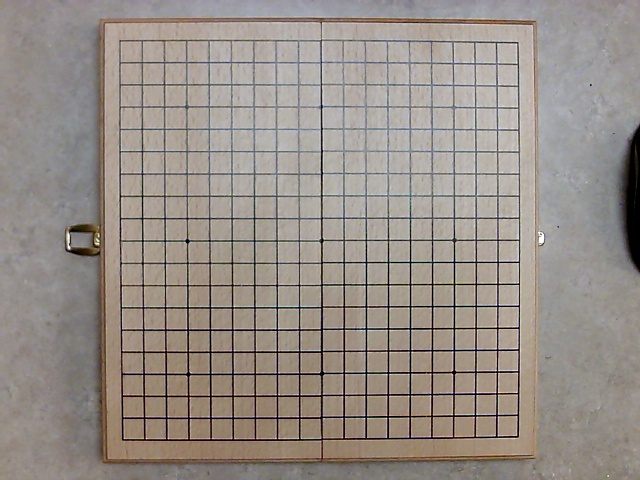
//> input picture GoImage/emptyboard5.jpg, 640 x 480 px
$ ./Source   (built with g++ and OpenCV 4)
//> lines starting //> are read from the running program, lines starting //| are printed output that depends on the picture; after the words box and inside, x2 and y2 are one past the last pixel; in counts of white or black regions, pixels touching at a corner belong together
### GoImage/Tile.h
#pragma once

#ifndef TILE_H
#define TILE_H

class EnclosedArea;
enum class TileType
{
	Empty,
	WhiteStone,
	BlackStone,
	NorthWall,
	EastWall,
	SouthWall,
	WestWall
};

class Tile
{
public:
	Tile(int x, int y);
	~Tile();

	TileType getContents();
	void setContents(TileType newContents);

	int getX();
	int getY();

	EnclosedArea* getArea();
	void setArea(EnclosedArea* e);

	static TileType getOppositeColourStone(TileType stone);

private:
	TileType contents;
	const int xPos;
	const int yPos;
	EnclosedArea* myArea = nullptr;
};

#endif

### GoImage/EnclosedArea.h
#pragma once
#include "Tile.h"
#include<vector>
#include<queue>

#ifndef ENCLOSEDAREA_H
#define ENCLOSEDAREA_H

class EnclosedArea
{
public:
	EnclosedArea(TileType enclosedBy);
	~EnclosedArea();
	void assignToArea(Tile* t);
	static EnclosedArea* doFloodFill(Tile* t, TileType enclosedBy, std::vector<std::vector<Tile*>> tiles);
	int getNumTilesEnclosed();
	void setEncounteredWall(TileType wall);
	TileType getEnclosingType();
	std::vector<Tile*> getTilesEnclosed();
private:
	std::vector<Tile*> includedTiles = std::vector<Tile*>();
	std::vector<TileType> encounteredWalls = std::vector<TileType>();
	TileType enclosedBy; //Either a stone colour, or Empty.
	void removeTileFromArea(Tile* t);
};

#endif

### GoImage/GoBoard.h

#pragma once
#include<vector>
#include<iostream>
#include "EnclosedArea.h"

#ifndef GOBOARD_H
#define GOBOARD_H

struct scoreStruct
{
	int whiteScore;
	int blackScore;
	int whiteTotalArea;
	int blackTotalArea;
};

class GoBoard
{
public:
	GoBoard();
	~GoBoard();

	Tile* getTileAt(int x, int y);
	Tile** getTileNeighbours(int x, int y);

	void placeStone(TileType stone, int x, int y);

	void findEnclosedAreas();
	std::vector<EnclosedArea*> getAreas();

	scoreStruct calculateScores();
private:

	std::vector<std::vector<Tile*>> tiles;
	std::vector<EnclosedArea*> areas = std::vector<EnclosedArea*>();

	void findAreasEnclosedBy(TileType stone);
	void removeOutsideAreas();
	static bool isSuitableForFloodFill(Tile* t, TileType stone);
};

#endif

### GoImage/Tile.cpp
#include "Tile.h"

Tile::Tile(int x, int y)
	: xPos(x), yPos(y), contents(TileType::Empty)
{
}

Tile::~Tile()
{
}

TileType Tile::getContents()
{
	return contents;
}

void Tile::setContents(TileType newContents)
{
	contents = newContents;
}

int Tile::getX()
{
	return xPos;
}

int Tile::getY()
{
	return yPos;
}

EnclosedArea * Tile::getArea()
{
	return myArea;
}

void Tile::setArea(EnclosedArea * e)
{
	myArea = e;
}

TileType Tile::getOppositeColourStone(TileType stone)
{
	if (stone == TileType::BlackStone)
	{
		return TileType::WhiteStone;
	}
	else if (stone == TileType::WhiteStone)
	{
		return TileType::BlackStone;
	}
	else
	{
		return TileType::Empty;
	}
}

### GoImage/EnclosedArea.cpp
#include "EnclosedArea.h"
#include<iostream>
#include<unordered_set>

EnclosedArea::EnclosedArea(TileType enclosedBy)
	: enclosedBy(enclosedBy)
{
}


EnclosedArea::~EnclosedArea()
{
	for (Tile* t : includedTiles)
	{
		t->setArea(nullptr);
	}
}

void EnclosedArea::assignToArea(Tile* t)
{
	if(std::find(includedTiles.begin(), includedTiles.end(), t) != includedTiles.end())
	{
		return; //this tile is already in this room.
	}
	includedTiles.push_back(t);
	return;
}


EnclosedArea* EnclosedArea::doFloodFill(Tile* t, TileType enclosedBy, std::vector<std::vector<Tile*>> tiles)
{
	EnclosedArea* resultArea = new EnclosedArea(enclosedBy);
	std::queue<Tile*> tilesToEvaluate = std::queue<Tile*>(); //A queue for to hold tiles that may be put in the area.
	std::unordered_set<Tile*> tilesEncountered = std::unordered_set<Tile*>(); //A set to hold tiles that are already in the queue.
	tilesToEvaluate.push(t);                                                  //I need this because you can't search within a queue.
	tilesEncountered.insert(t);
	while(!tilesToEvaluate.empty())
	{
		Tile* tile = tilesToEvaluate.front();
		tilesToEvaluate.pop();

		if (tile->getContents() != Tile::getOppositeColourStone(enclosedBy))
		{ //The tile can't be in an area if it's got a stone on it.
		  //We already checked before enqueueing the tile that it doesn't have the enclosing stone there, so now ensure the opposite one isn't.
			resultArea->assignToArea(tile);
		}
		int x = tile->getX();
		int y = tile->getY();
		Tile* neighbours[4];
		neighbours[0] = tiles[x][y + 1];
		neighbours[1] = tiles[x][y - 1];
		neighbours[2] = tiles[x + 1][y];
		neighbours[3] = tiles[x - 1][y];
		for (int i = 0; i < 4; i++)
		{
			Tile* neighbour = neighbours[i];
			TileType nTT = neighbour->getContents();
			if (nTT == enclosedBy)
			{ //The neighbour is another stone.
				continue;
			}
			if (nTT != TileType::Empty && nTT != Tile::getOppositeColourStone(enclosedBy))
			{//we've run into a wall, and we know from the previous check the tile isn't a stone.
				resultArea->setEncounteredWall(neighbour->getContents());
				continue;
			}
			if (neighbour->getArea() != nullptr && neighbour->getArea()->getEnclosingType() == enclosedBy)
			{ //The neighbour is already in a different room, so we don't need to evaluate it.
				continue;
			}
			if (std::find(resultArea->includedTiles.begin(), resultArea->includedTiles.end(), neighbour) != resultArea->includedTiles.end())
			{ //The neighbour is already in this room, so we don't need to evaluate it.
				continue;
			}
			if (tilesEncountered.find(neighbour) != tilesEncountered.end())
			{ //The neighbour is already in the queue.
				continue;
			}
			tilesToEvaluate.push(neighbour);
			tilesEncountered.insert(neighbour);
		}
	}
	std::vector<Tile*> tilesToRemove = std::vector<Tile*>();
	for (Tile* tile : resultArea->includedTiles)
	{
		if (tile->getArea() == nullptr)
		{
			tile->setArea(resultArea);
		}
		else if(tile->getArea()->getNumTilesEnclosed() > resultArea->getNumTilesEnclosed())
		{
			tile->getArea()->removeTileFromArea(tile);
			tile->setArea(resultArea);
		}
		else
		{
			tilesToRemove.push_back(tile);
		}
	}
	for (Tile* tile : tilesToRemove)
	{
		resultArea->removeTileFromArea(tile);
	}
	if (resultArea->encounteredWalls.size() >= 3)
	{
		resultArea->enclosedBy = TileType::Empty; //The area does not belong to either colour.
	}
	if (resultArea->getNumTilesEnclosed() == 0)
	{
		resultArea = nullptr;
	}
	return resultArea;
}

int EnclosedArea::getNumTilesEnclosed()
{
	return static_cast<int>(includedTiles.size());
}

void EnclosedArea::setEncounteredWall(TileType wall)
{
	if (wall == TileType::Empty || wall == TileType::WhiteStone || wall == TileType::BlackStone)
	{ //only recognize walls, not stones or empty tiles.
		return;
	}
	if (std::find(encounteredWalls.begin(), encounteredWalls.end(), wall) == encounteredWalls.end())
	{ //we have not yet encountered a particular wall, so add it to the walls encountered.
		encounteredWalls.push_back(wall);
	}
	return;
}

TileType EnclosedArea::getEnclosingType()
{
	return enclosedBy;
}

// [4 lines left out: function getTilesEnclosed, not called in this run]

void EnclosedArea::removeTileFromArea(Tile * t)
{
	auto pos = std::find(includedTiles.begin(), includedTiles.end(), t);
	includedTiles.erase(pos);
}

### GoImage/GoBoard.cpp
#include "GoBoard.h"

GoBoard::GoBoard()
{
	tiles = std::vector<std::vector<Tile*>>();
	for (size_t i = 0; i < 21; i++)
	{
		std::vector<Tile*> rowVector = std::vector<Tile*>();
		for (size_t j = 0; j < 21; j++)
		{
			Tile* t = new Tile(static_cast<int>(i), static_cast<int>(j));
			if (i == 0)
			{
				t->setContents(TileType::WestWall);
			}
			else if (i == 20)
			{
				t->setContents(TileType::EastWall);
			}
			else if (j == 0)
			{
				t->setContents(TileType::NorthWall);
			}
			else if (j == 20)
			{
				t->setContents(TileType::SouthWall);
			}
			rowVector.push_back(t);
		}
		tiles.push_back(rowVector);
	}
}


GoBoard::~GoBoard()
{
}

Tile* GoBoard::getTileAt(int x, int y)
{
	if (x > 20 || y > 20)
	{
		return nullptr;
	}
	else
	{
		return tiles[x][y];

	}
}

void GoBoard::placeStone(TileType stone, int x, int y)
{
	if (stone != TileType::BlackStone && stone != TileType::WhiteStone)
	{
		std::cout << "Warning: attempted to place stone of invalid type" << "\n";
		return;
	}
	if (x <= 0 || x > 19 || y <= 0 || y > 19) //only allow stone placement within the bounds of the board.
	{
		std::cout << "Warning: attempted to place stone outside of the board at x = " << x << ", y = " << y << "\n";
		return;
	}
	Tile* t = tiles[x][y];
	if (t->getContents() != TileType::Empty)
	{
		std::cout << "Warning: attempted to place stone on top of an already existing stone at x = " << x << ", y = " << y << "\n";
		return;
	}
	else
	{
		t->setContents(stone);
		return;
	}
}

// [14 lines left out: functions getTileNeighbours, getAreas, not called in this run]

scoreStruct GoBoard::calculateScores()
{
	if (areas.size() == 0)
	{ //the areas have not yet been found
		findEnclosedAreas();
	}
	int whiteNum = 0;
	int blackNum = 0;
	int whiteArea = 0;
	int blackArea = 0;
	for (std::vector<Tile*> yVector : tiles)
	{
		for (Tile* tile : yVector)
		{
			TileType tc = tile->getContents();
			if (tc == TileType::WhiteStone)
			{
				whiteNum++;
			}
			else if (tc == TileType::BlackStone)
			{
				blackNum++;
			}
		}
	}
	for (EnclosedArea* a : areas)
	{
		if (a->getEnclosingType() == TileType::WhiteStone)
		{
			whiteArea += a->getNumTilesEnclosed();
		}
		if (a->getEnclosingType() == TileType::BlackStone)
		{
			blackArea += a->getNumTilesEnclosed();
		}
	}
	return { whiteNum + whiteArea, blackNum + blackArea, whiteArea, blackArea };
}

void GoBoard::findEnclosedAreas()
{
	findAreasEnclosedBy(TileType::WhiteStone);
	removeOutsideAreas();
	findAreasEnclosedBy(TileType::BlackStone);
}

void GoBoard::findAreasEnclosedBy(TileType stone)
{
	for (std::vector<Tile*> yVector : tiles)
	{
		for (Tile* tile : yVector)
		{
			if (tile->getContents() != stone)
			{
				continue;
			}
			Tile* north = getTileAt(tile->getX(), tile->getY() + 1);
			Tile* south = getTileAt(tile->getX(), tile->getY() - 1);
			Tile* east = getTileAt(tile->getX() + 1, tile->getY());
			Tile* west = getTileAt(tile->getX() - 1, tile->getY());
			if (isSuitableForFloodFill(north, stone))
			{
				EnclosedArea* newArea = EnclosedArea::doFloodFill(north, stone, tiles);
				if (newArea != nullptr)
				{
					areas.push_back(newArea);
				}
			}
			if (isSuitableForFloodFill(south, stone))
			{
				EnclosedArea* newArea = EnclosedArea::doFloodFill(south, stone, tiles);
				if (newArea != nullptr)
				{
					areas.push_back(newArea);
				}
			}
			if (isSuitableForFloodFill(east, stone))
			{
				EnclosedArea* newArea = EnclosedArea::doFloodFill(east, stone, tiles);
				if (newArea != nullptr)
				{
					areas.push_back(newArea);
				}
			}
			if (isSuitableForFloodFill(west, stone))
			{
				EnclosedArea* newArea = EnclosedArea::doFloodFill(west, stone, tiles);
				if (newArea != nullptr)
				{
					areas.push_back(newArea);
				}
			}
		}
	}
}

void GoBoard::removeOutsideAreas()
{
	std::vector<EnclosedArea*> ousideAreas = std::vector<EnclosedArea*>();
	for (EnclosedArea* e : areas)
	{
		if (e->getEnclosingType() == TileType::Empty)
		{
			ousideAreas.push_back(e);
		}
	}
	for (EnclosedArea* e : ousideAreas)
	{
		auto pos = std::find(areas.begin(), areas.end(), e);
		areas.erase(pos);
		delete e;
	}
}

bool GoBoard::isSuitableForFloodFill(Tile * t, TileType stone)
{
	return (t->getArea() == nullptr || t->getArea()->getEnclosingType() == Tile::getOppositeColourStone(stone))
		&& (t->getContents() == TileType::Empty || t->getContents() == Tile::getOppositeColourStone(stone));
}

### GoImage/Source.cpp
#include <opencv2/opencv.hpp>
#include <opencv2/highgui/highgui.hpp>

#include "GoBoard.h"
#include <iostream>

using namespace cv;
using namespace std;

struct gridTile
{
	Point ip;
	TileType stone;
};

int main()
{
	Mat bgframe;
	Mat frame;
	vector<double> ip_x;
	vector<double> ip_y;
	VideoCapture cap;
	// open the default camera, use something different from 0 otherwise;
	// Check VideoCapture documentation.
	if (!cap.open(0))
		return 0;
	for (;;)
	{
		ip_x.clear();
		ip_y.clear();
		//cap >> bgframe;
		bgframe = imread("emptyboard5.jpg");
//> bgframe is the input picture: 480 rows x 640 cols, CV_8UC3; mean B, G, R 136.4, 142.9, 151.3
		if (bgframe.empty()) break; // end of video stream
		//imwrite("emptyboard2.jpg", frame);

		frame = bgframe.clone();
		Mat src = frame.clone();
		Mat dst;// , cdst;
		cvtColor(src, dst, CV_RGB2GRAY);
		Canny(dst, dst, 100, 200, 3);
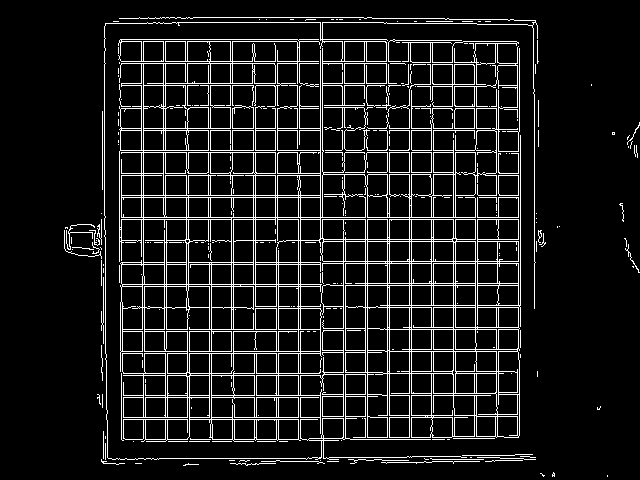
//> dst: 480 rows x 640 cols, CV_8UC1; 10% white in thin lines or dots, all inside (x1, y1, x2, y2) = (64, 17, 640, 477)
		//adaptiveThreshold(src, dst, 255, ADAPTIVE_THRESH_GAUSSIAN_C, CV_THRESH_BINARY, 15, 11);
		imshow("edge", dst);
		//cvtColor(dst, cdst, CV_GRAY2BGR);

		//display crosshair for placement assistance
		line(frame, Point(frame.cols / 2 + 20, frame.rows / 2), Point(frame.cols / 2 - 20, frame.rows / 2), Scalar(0, 0, 255));
//> frame: 480 rows x 640 cols, CV_8UC3; 41 pixels changed, all inside (x1, y1, x2, y2) = (300, 240, 341, 241)
		line(frame, Point(frame.cols / 2, frame.rows / 2 + 20), Point(frame.cols / 2, frame.rows / 2 - 20), Scalar(0, 0, 255));
//> frame: 480 rows x 640 cols, CV_8UC3; mean B, G, R 136.4, 142.9, 151.3

		vector<Vec2f> lines;
		// detect lines
		HoughLines(dst, lines, 1, CV_PI / 180, 180, 0, 0);
//> lines = 103 lines (rho, theta), first 12: [217, 1.57], [219, 1.57], [320, 0], [152, 1.57], [150, 1.57], [411, 0], [409, 0], [128, 1.57], [130, 1.57], [329, 1.57], [351, 1.57], [322, 0]

		Point pt1, pt2;
		vector<double> p_x, p_y;
		// draw lines
		for (size_t i = 0; i < lines.size(); i++)
		{
			float rho = lines[i][0], theta = lines[i][1];
			if (theta == 0)
			{
				double a = cos(theta), b = sin(theta);
				double x0 = a*rho, y0 = b*rho;
				p_x.push_back(x0);
			}
			if (theta > CV_PI / 180 * 85 && theta < CV_PI / 180 * 95)
			{
				double a = cos(theta), b = sin(theta);
				double x0 = a*rho, y0 = b*rho;
				p_y.push_back(y0);
			}
		}
//> this loop made 103 passes
//> (rho, theta, a, b, x0, y0) on passes 1 to 8: (217, 1.57, -4.37e-08, 1, -9.49e-06, 217), (219, 1.57, -4.37e-08, 1, -9.57e-06, 219), (320, 0, 1, 0, 320, 0), (152, 1.57, -4.37e-08, 1, -6.64e-06, 152), (150, 1.57, -4.37e-08, 1, -6.56e-06, 150), (411, 0, 1, 0, 411, 0), (409, 0, 1, 0, 409, 0), (128, 1.57, -4.37e-08, 1, -5.6e-06, 128)

		sort(p_x.begin(), p_x.end());
//> p_x = 38 values from 104 to 534
		double previous_x = 0;
		for (int i = 0; i < p_x.size(); i++)
		{
			if ((p_x[i] - previous_x) > 10)
			{
				Point pt1, pt2;
				pt1.x = p_x[i];
				pt1.y = 1000;
				pt2.x = p_x[i];
				pt2.y = -1000;
				//line(cdst, pt1, pt2, Scalar(0, 0, 255), 1, CV_AA);
				ip_x.push_back(p_x[i]);
			}
			previous_x = p_x[i];
		}
//> this loop made 38 passes
//> previous_x on passes 1 to 8: 104, 121, 141, 143, 163, 165, 187, 208

		while (ip_x.size() > 19)
		{
			if (abs(ip_x[0] - src.cols / 2) > abs(ip_x[ip_x.size() - 1] - src.cols / 2))
			{
				ip_x.erase(ip_x.begin());
			}
			else
			{
				ip_x.pop_back();
			}
		}
//> this loop made 2 passes

		for (int i = 0; i < ip_x.size(); i++)
		{
			Point pt1, pt2;
			pt1.x = ip_x[i];
			pt1.y = 1000;
			pt2.x = ip_x[i];
			pt2.y = -1000;
			line(frame, pt1, pt2, Scalar(0, 255, 0), 1, CV_AA);
		}
//> this loop made 19 passes
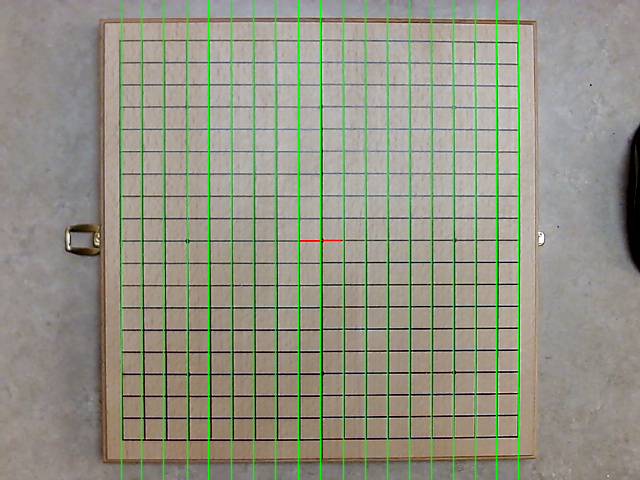
//> frame: 480 rows x 640 cols, CV_8UC3; mean B, G, R 131.7, 148.2, 146.1

		sort(p_y.begin(), p_y.end());
//> p_y = 56 values from 17 to 462.9
		double previous_y = 0;
		for (int i = 0; i < p_y.size(); i++)
		{
			cout << "py= " << p_y[i] << endl;
			if ((p_y[i] - previous_y) > 10)
			{
				cout << "py_i= " << p_y[i] << endl;
				Point pt1, pt2;
				pt1.x = -1000;
				pt1.y = p_y[i];
				pt2.x = 1000;
				pt2.y = p_y[i];
				//line(cdst, pt1, pt2, Scalar(0, 0, 255), 1, CV_AA);
				ip_y.push_back(p_y[i]);
			}
			previous_y = p_y[i];
		}
//> this loop made 56 passes
//> previous_y on passes 1 to 8: 17, 22, 39, 41, 61, 63, 83, 85
//> (printed output is left out)

		while (ip_y.size() > 19)
		{
			if (abs(ip_y[0] - src.rows / 2) > abs(ip_y[ip_y.size() - 1] - src.rows / 2))
			{
				ip_y.erase(ip_y.begin());
			}
			else
			{
				ip_y.pop_back();
			}
		}
		for (int i = 0; i < ip_y.size(); i++)
		{
			cout << ip_y[i] << endl;
			Point pt1, pt2;
			pt1.x = -1000;
			pt1.y = ip_y[i];
			pt2.x = 1000;
			pt2.y = ip_y[i];
			line(frame, pt1, pt2, Scalar(0, 255, 0), 1, CV_AA);
		}
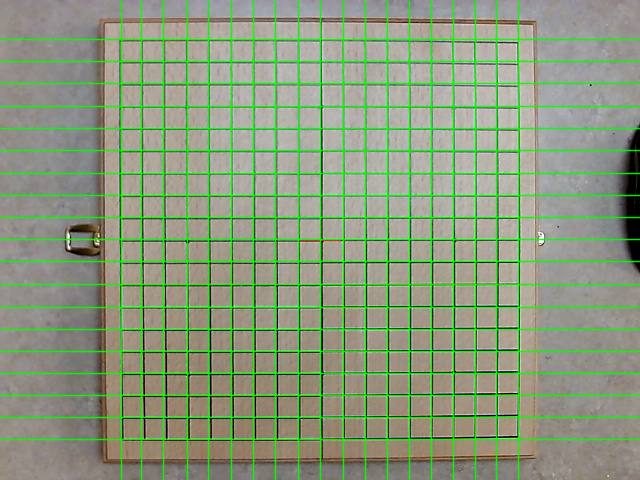
//> frame: 480 rows x 640 cols, CV_8UC3; 11.88% of pixels changed, all inside (x1, y1, x2, y2) = (0, 38, 640, 441)

		imshow("this is you, smile! :)", frame);
		if (waitKey(10) == 27) break; // stop capturing by pressing ESC
//> the Esc key is pressed
	}
	// [5 lines of commented-out code are left out]

	Mat finishedFrame;
	for (;;)
	{
		cap >> finishedFrame;
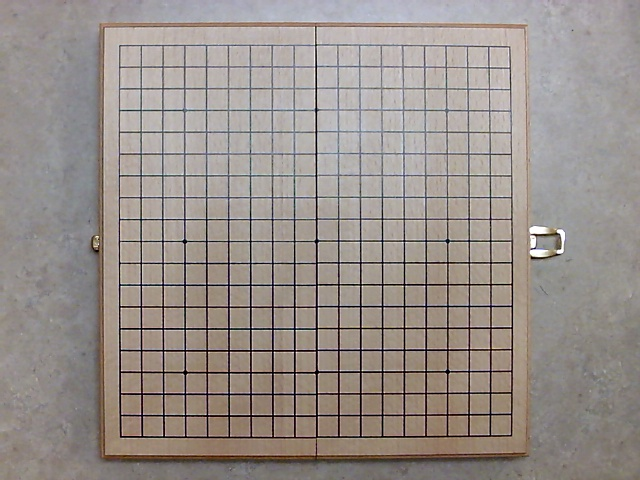
//> input picture GoImage/emptyboard.jpg, 640 x 480 px, given in place of the camera
//> finishedFrame is the input picture: 480 rows x 640 cols, CV_8UC3; mean B, G, R 139.5, 144.3, 152.4
		if (finishedFrame.empty()) break; // end of video stream
								  //imwrite("emptyboard2.jpg", frame);

		Mat temp = finishedFrame.clone();
		addWeighted(temp, 0.5, bgframe, 0.5, 0, temp);
		imshow("this is you, smile! :)", temp);
		if (waitKey(10) == 27) break; // stop capturing by pressing ESC
//> the Esc key is pressed
	}

	finishedFrame = imread("stones3.jpg");
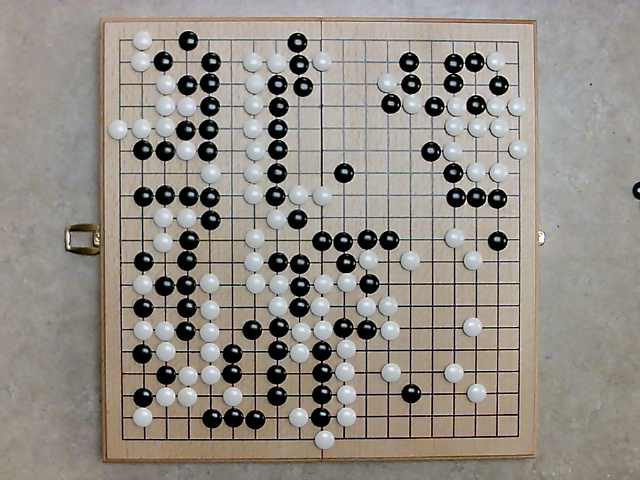
//> input picture GoImage/stones3.jpg, 640 x 480 px
//> finishedFrame is the input picture: 480 rows x 640 cols, CV_8UC3; mean B, G, R 134.5, 142.3, 148
	//imwrite("stones5.bmp", finishedFrame);

	// Global variables
	Mat frame1, frame2; //current frame
	Mat fgMaskMOG2; //fg mask fg mask generated by MOG method
	Ptr<BackgroundSubtractor> pMOG2; //MOG2 Background subtractor

	pMOG2 = createBackgroundSubtractorMOG2();

	frame1 = bgframe.clone();
	cvtColor(frame1, frame1, CV_BGR2GRAY);
	GaussianBlur(frame1, frame1, Size(5, 5), 0, 0);
	//	adaptiveThreshold(frame1, frame1, 255, ADAPTIVE_THRESH_GAUSSIAN_C, CV_THRESH_BINARY, 15, 11);
	imshow("emptyboard1", frame1);

	frame2 = finishedFrame.clone();
	cvtColor(frame2, frame2, CV_BGR2GRAY);
	GaussianBlur(frame2, frame2, Size(5, 5), 0, 0);
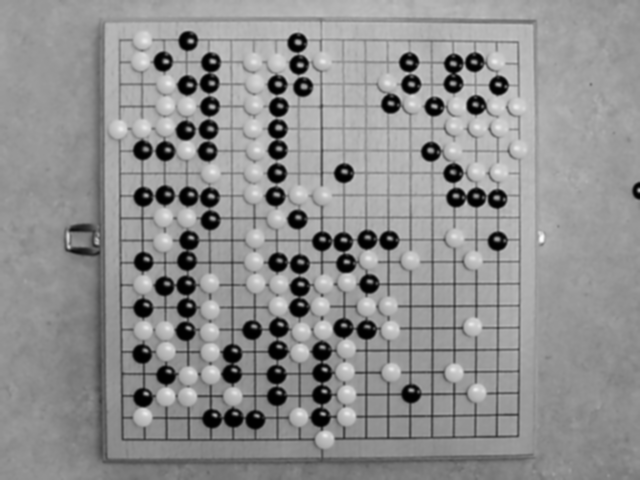
//> frame2: 480 rows x 640 cols, CV_8UC1; min 0, max 253, mean 143.1
	//	adaptiveThreshold(frame2, frame2, 255, ADAPTIVE_THRESH_GAUSSIAN_C, CV_THRESH_BINARY, 15, 11);
	imshow("result1", frame2);

	//update the background model
	pMOG2->apply(frame1, fgMaskMOG2);
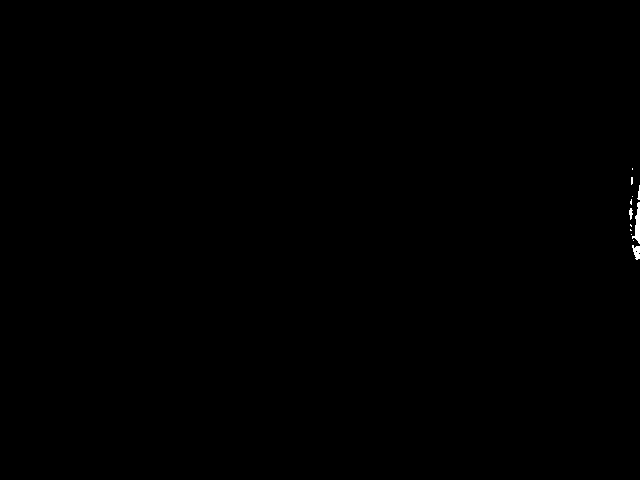
//> fgMaskMOG2: 480 rows x 640 cols, CV_8UC1; values 127 (black) and 255 (white), 0.11% white; 12 white regions (8 under 20 px), largest, box (x1, y1, x2, y2) and area: (632, 202, 640, 244) 168, (632, 245, 640, 260) 80, (629, 208, 633, 220) 31, (637, 185, 640, 200) 25
	//update the background model
	pMOG2->apply(frame2, fgMaskMOG2);

	medianBlur(fgMaskMOG2, fgMaskMOG2, 5);
//> fgMaskMOG2: 480 rows x 640 cols, CV_8UC1; min 0, max 255, mean 26.9
//> (the rest of the program and of its run is left out)
